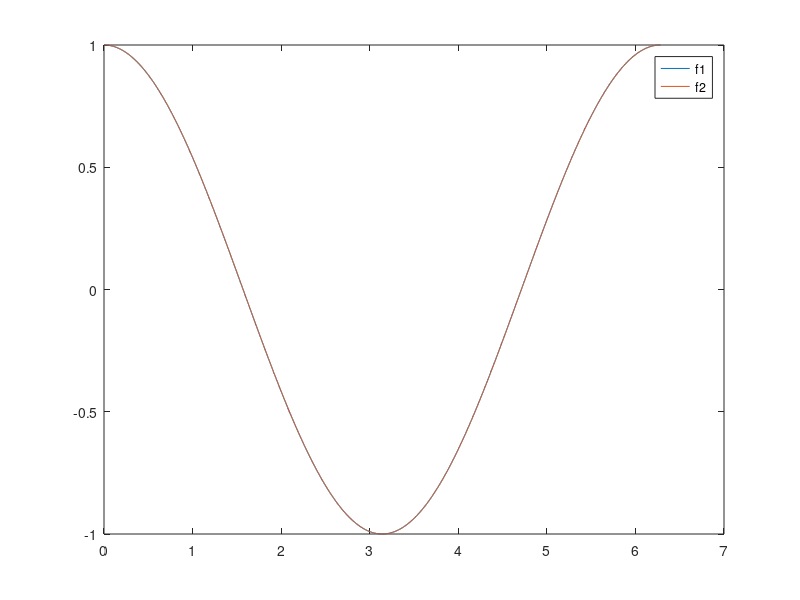

The MATLAB script that drew this image:
x=[0,sort(2*pi*rand(1,5000)),2*pi];
y=sin(x);
f1=diff(y)./diff(x);
f2=cos(x(1:end-1));
plot(x(1:end-1),f1,x(1:end-1),f2);
legend('f1','f2');